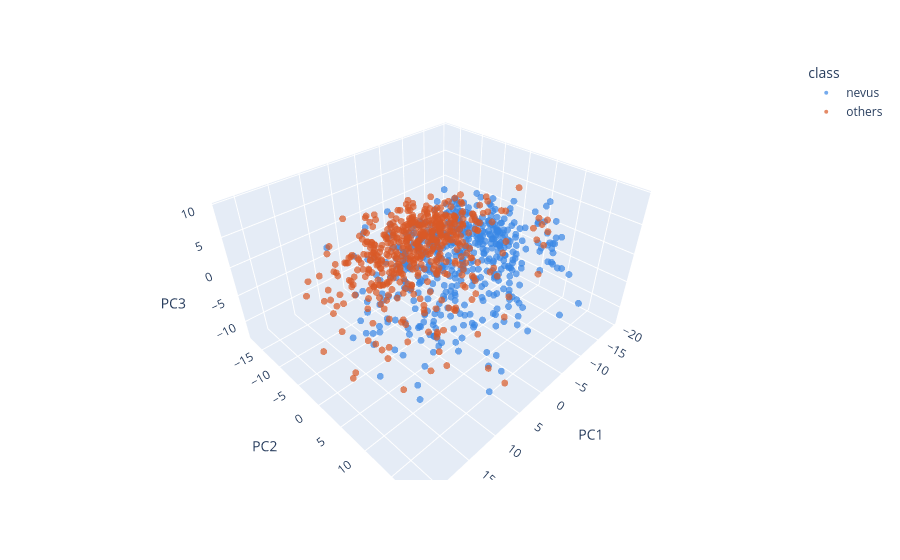

The code cell stored with this chart in its notebook:
### Code cell
import plotly.express as px

pca_df = pd.DataFrame(X_pca, columns=["PC1", "PC2", "PC3"])
pca_df["class"] = df["label"].map(CLASS_NAMES).values
pca_df["filename"] = df["filename"].values

fig = px.scatter_3d(
    pca_df, x="PC1", y="PC2", z="PC3",
    color="class",
    color_discrete_map={CLASS_NAMES[k]: v for k, v in CLASS_COLORS.items()},
    hover_data=["filename"],
    opacity=0.7,
)
fig.update_traces(marker=dict(size=4))
fig.show()

### Figure 1 — Plotly figure (JSON) as saved in the notebook; plotly's stock layout.template omitted (floating-point values rounded to 4 significant figures; data arrays with more than 128 entries replaced by an {"elided": "..."} marker saying what was removed)
{"data": [{"customdata": {"elided": "500x1 str values"}, "hovertemplate": "class=nevus<br>PC1=%{x}<br>PC2=%{y}<br>PC3=%{z}<br>filename=%{customdata[0]}<extra></extra>", "legendgroup": "nevus", "marker": {"color": "#3987e5", "opacity": 0.7, "symbol": "circle", "size": 4}, "mode": "markers", "name": "nevus", "scene": "scene", "showlegend": true, "x": {"elided": "500 float values"}, "y": {"elided": "500 float values"}, "z": {"elided": "500 float values"}, "type": "scatter3d"}, {"customdata": {"elided": "500x1 str values"}, "hovertemplate": "class=others<br>PC1=%{x}<br>PC2=%{y}<br>PC3=%{z}<br>filename=%{customdata[0]}<extra></extra>", "legendgroup": "others", "marker": {"color": "#d95926", "opacity": 0.7, "symbol": "circle", "size": 4}, "mode": "markers", "name": "others", "scene": "scene", "showlegend": true, "x": {"elided": "500 float values"}, "y": {"elided": "500 float values"}, "z": {"elided": "500 float values"}, "type": "scatter3d"}], "layout": {"scene": {"domain": {"x": [0.0, 1.0], "y": [0.0, 1.0]}, "xaxis": {"title": {"text": "PC1"}}, "yaxis": {"title": {"text": "PC2"}}, "zaxis": {"title": {"text": "PC3"}}}, "legend": {"title": {"text": "class"}, "tracegroupgap": 0}, "margin": {"t": 60}}}
